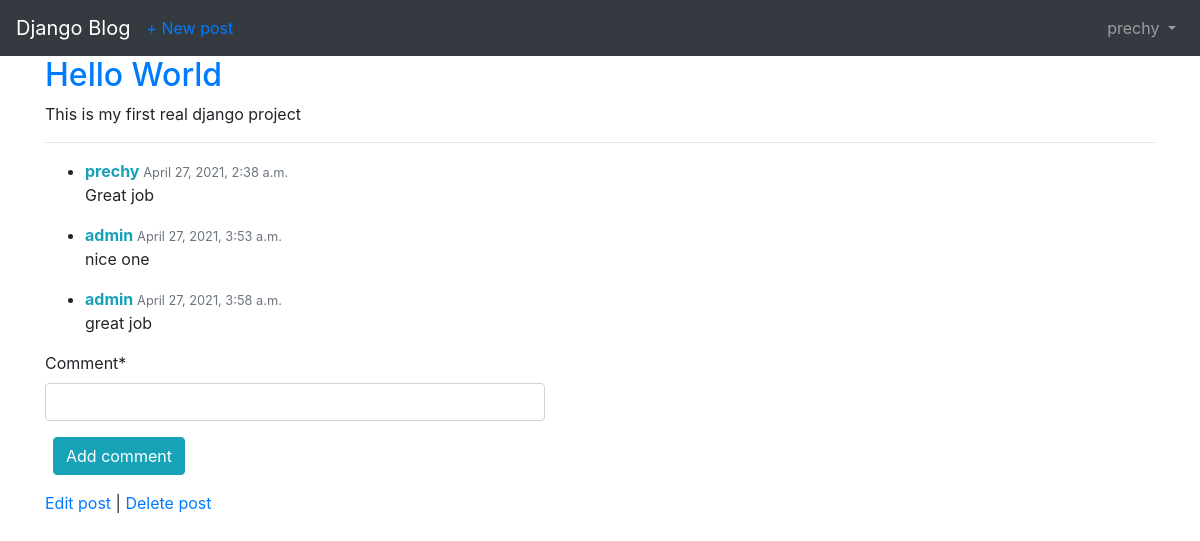
Page /post/1/ (signed in) on the committed database.
### blog/models.py (models this page shows, shortened)
class Post(models.Model):
    title = models.CharField(max_length=200)
    author = models.ForeignKey(get_user_model(), on_delete=models.CASCADE,)
    body = models.TextField()

class Comment(models.Model):
    post = models.ForeignKey(
        Post,
        on_delete=models.CASCADE,
        related_name='comments'
        )
    comment = models.CharField(max_length=140)
    author = models.ForeignKey(get_user_model(), on_delete=models.CASCADE,)
    created = models.DateTimeField(auto_now_add=True)

### blog/views.py (the view, shortened to what this page needs)
# urls.py: path('post/<int:pk>/', BlogDetailView.as_view(), name='post_detail'),
class BlogDetailView(LoginRequiredMixin, DetailView):
    model = Post
    template_name = 'post_detail.html'
    def get_context_data(self, **kwargs):
        data = super().get_context_data(**kwargs)
        comments_connected = Comment.objects.filter(post=self.get_object())
        data['comments'] = comments_connected
        if self.request.user.is_authenticated:
            data['comment_form'] = CommentForm(instance=self.request.user)
        return data

### blog/forms.py
class CommentForm(forms.ModelForm):
    class Meta:
        model = Comment
        fields = ['comment']

### templates/post_detail.html (shortened to what this page needs)
{% extends 'base.html' %}
{% load crispy_forms_tags %}
{% block content %}
    <div class="post-entry">
        <h2><a href="">{{ object.title }}</a></h2>
        <p>{{ object.body }}</p>
    </div>
    <hr>
    <div id="comments_section">
    {% if comments %}
    <ul>
        {% for comment in comments %}
        <li>
            <div>
                <span>
                    <strong class="text-info">{{ comment.author }} </strong>
                    <small class="text-muted">{{ comment.created }}</small>
                </span>
                <p>
                    {{ comment.comment|safe }}
                </p>
            </div>
        </li>
        {% endfor %}
    </ul>
    {% else %}
        <strong class="text-secondary">No comments yet...</strong>
    {% endif %}
    {% if user.is_authenticated %}
    <form method="POST" style='max-width: 500px'>
        <div class="form-group">
            {{ comment_form|crispy }}
            <button class="btn btn-info ml-2" type="submit">Add comment</button>
        </div>
    </form>
    {% else %}
        <a class="btn btn-outline-info" href="{% url 'login' %}?next={{request.path}}">Log in to add a comment!</a><br>
    {% endif %}
    </div>
    <p>
        <a href="{% url 'post_edit' post.pk %}">Edit post</a> |
        <a href="{% url 'post_delete' post.pk %}">Delete post</a>
    </p>
{% endblock content %}

### templates/base.html (shortened to what this page needs)
{% load static %}
<!DOCTYPE html>
<html lang="en">
<head>
    <link rel="stylesheet" href="https://stackpath.bootstrapcdn.com/bootstrap/4.3.1/css/bootstrap.min.css">
</head>
<body>
    <nav class="navbar navbar-expand-lg navbar-dark bg-dark">
        <a class="navbar-brand" href="{% url 'home' %}">Django Blog</a>
        {% if user.is_authenticated %}
            <ul class="navbar-nav mr-auto">
                <li class="navbar-item">
                    <a href="{% url 'post_new' %}">+ New post</a>
                </li>
            </ul>
        {% endif %}
        <div class="collapse navbar-collapse" id="navbarSupportedContent">
            {% if user.is_authenticated %}
                <ul class="navbar-nav ml-auto">
                    <li class="nav-item">
                        <a class="nav-link dropdown-toggle" href="#" id="navbarDropdown" role="button" data-toggle="dropdown" aria-haspopup="true" aria-expanded="false">
                            {{ user.username }}
                        </a>
                    </li>
                </ul>
            {% else %}
                <form class="form-inline ml-auto">
                    <a href="{% url 'login' %}" class="btn btn-outline-secondary">Log In</a>
                    <a href="{% url 'signup' %}" class="btn btn-primary ml-2">Sign Up</a>
                </form>
            {% endif %}
        </div>
    </nav>
    <main>
        <div class="container">
            {% block content %}
            {% endblock content %}
        </div>
    </main>
</body>
</html>

### rows in the picture
Post: title "Hello World", body "This is my first real django project"
Comment: author "prechy", created "April 27, 2021, 2:38 a.m.", comment "Great job"
Comment: author "admin", created "April 27, 2021, 3:53 a.m.", comment "nice one"
Comment: author "admin", created "April 27, 2021, 3:58 a.m.", comment "great job"

### other values in the picture
{{ user.username }} "prechy"
